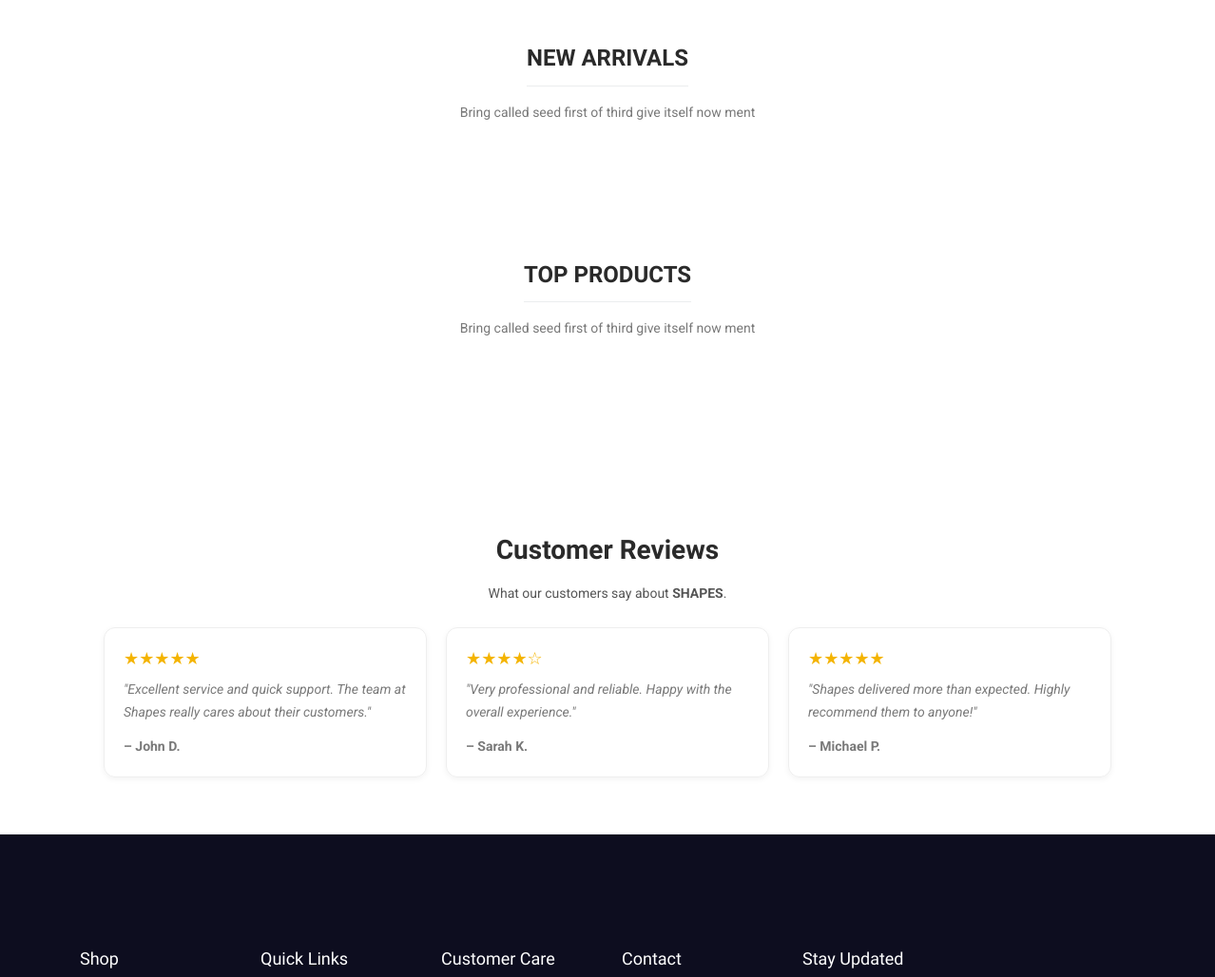
The app's page / (middle part), older data.
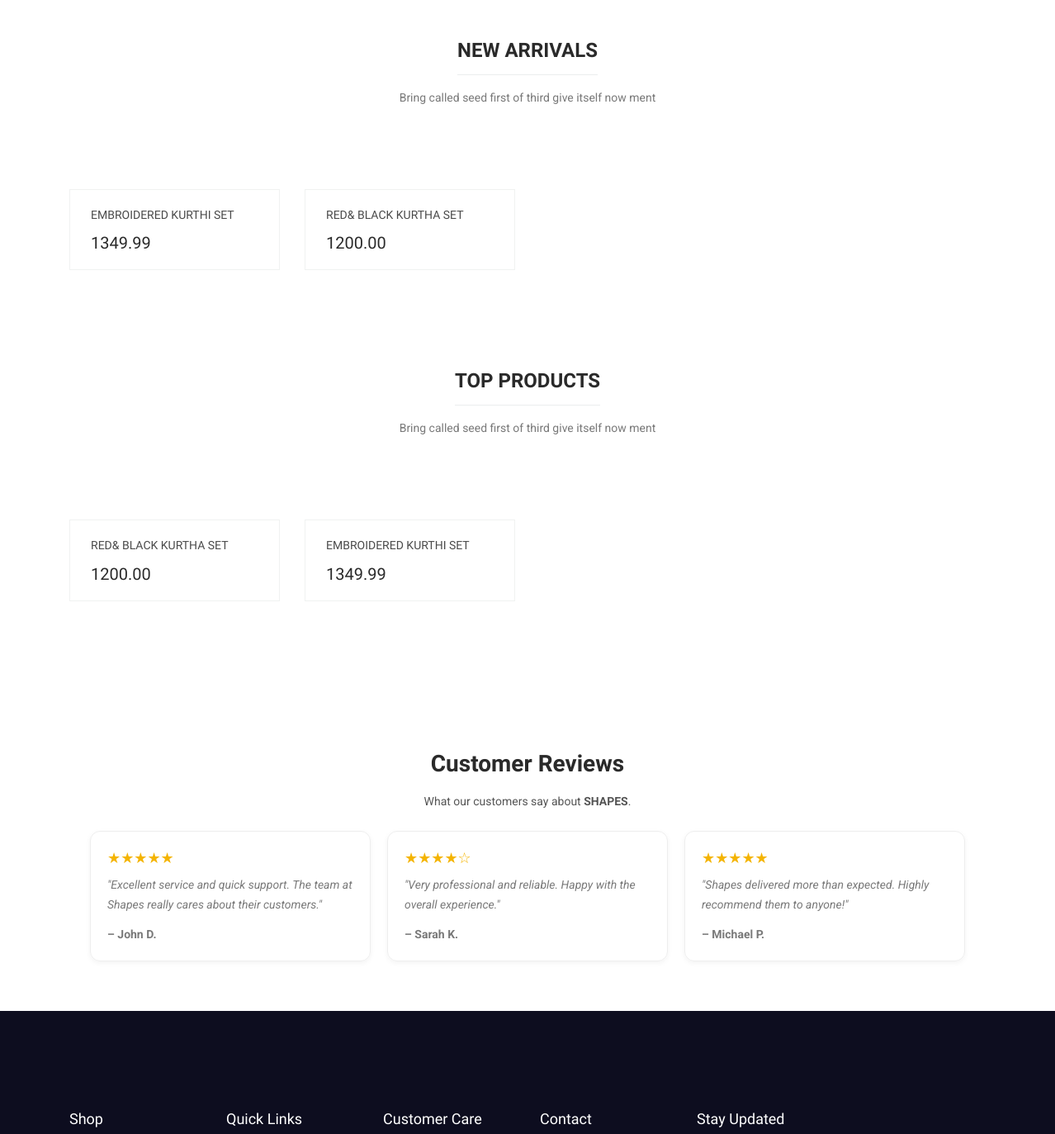
The same page, newer data.
### Shape_App/models.py (models this page shows, shortened)
class tbl_Product(models.Model):
    subcategory = models.ForeignKey(tbl_SubCategory, on_delete=models.CASCADE, related_name="products")
    name = models.CharField(max_length=200)
    description = models.TextField(null=True, blank=True)
    price = models.DecimalField(max_digits=10, decimal_places=2)
    stock = models.PositiveIntegerField()
    material = models.CharField(max_length=100, null=True, blank=True)   # Cotton, Silk, etc.
    brand = models.CharField(max_length=100, null=True, blank=True)
    gender = models.CharField(max_length=10, choices=[
        ('men', 'Men'),
        ('women', 'Women'),
        ('kids', 'Kids'),
        ('unisex', 'Unisex'),
    ], default='unisex')
    status = models.CharField(max_length=10, choices=[('active', 'Active'), ('inactive', 'Inactive')], default='active')
    created_at = models.DateTimeField(auto_now_add=True)
    updated_at = models.DateTimeField(auto_now=True)
    gst_percentage = models.DecimalField(max_digits=5, decimal_places=2, default=0.00)
    image = models.ImageField(upload_to="products/",null=True)
    video=models.FileField(upload_to='Videos/',null=True)

### Shape_App/views.py (the view)
# urls.py: path("",views.index,name="index"),
def index(request):
    f_cat=tbl_Category.objects.filter(status="active")[:4]
    all_cat=tbl_Category.objects.filter(status="active")
    new_pdt=tbl_Product.objects.all().order_by('-id')[:4]
    top_pdt=tbl_Product.objects.all()[:8]
    context={
        "f_cat":f_cat,
        "new_pdt":new_pdt,
        "top_pdt":top_pdt,
        "all_cat":all_cat
    }
    return render(request,"index.html",context)

### templates/index.html (shortened to what the changed rows need)
<!DOCTYPE html>
{% load static %}
<html lang="en">
<head>
  <link rel="stylesheet" href="{% static 'css/bootstrap.css' %}" />
  <link rel="stylesheet" href="{% static 'vendors/linericon/style.css' %}" />
  <link rel="stylesheet" href="{% static 'css/font-awesome.min.css' %}" />
  <link rel="stylesheet" href="{% static 'css/themify-icons.css' %}" />
  <link rel="stylesheet" href="{% static 'css/flaticon.css' %}" />
  <link rel="stylesheet" href="{% static 'vendors/owl-carousel/owl.carousel.min.css' %}" />
  <link rel="stylesheet" href="{% static 'vendors/lightbox/simpleLightbox.css' %}" />
  <link rel="stylesheet" href="{% static 'vendors/nice-select/css/nice-select.css' %}" />
  <link rel="stylesheet" href="{% static 'vendors/animate-css/animate.css' %}" />
  <link rel="stylesheet" href="{% static 'vendors/jquery-ui/jquery-ui.css' %}" />
  <link rel="stylesheet" href="{% static 'css/style.css' %}" />
  <link rel="stylesheet" href="{% static 'css/responsive.css' %}" />
</head>
<body>
  <section class="inspired_product_area section_gap_bottom_custom mt-5">
    <div class="container">
      <div class="row justify-content-center">
        <div class="col-lg-12">
          <div class="main_title">
            <h2><span>New Arrivals</span></h2>
          </div>
        </div>
      </div>
      <div class="row">
        {% for i in new_pdt %}
        <div class="col-lg-3 col-md-6">
          <div class="single-product">
            <div class="product-img">
            </div>
            <div class="product-btm">
              <a href="#" class="d-block">
                <h4>{{i.name}}</h4>
              </a>
              <div class="mt-3">
                <span class="mr-4">{{i.price}}</span>
              </div>
            </div>
          </div>
        </div>
        {% endfor %}
      </div>
    </div>
  </section>
  <section class="inspired_product_area section_gap_bottom_custom">
    <div class="container">
      <div class="row justify-content-center">
        <div class="col-lg-12">
          <div class="main_title">
            <h2><span>Top Products</span></h2>
          </div>
        </div>
      </div>
      <div class="row">
        {% for i in top_pdt %}
        <div class="col-lg-3 col-md-6">
          <div class="single-product">
            <div class="product-img">
            </div>
            <div class="product-btm">
              <a href="#" class="d-block">
                <h4>{{i.name}}</h4>
              </a>
              <div class="mt-3">
                <span class="mr-4">{{i.price}}</span>
              </div>
            </div>
          </div>
        </div>
        {% endfor %}
      </div>
    </div>
  </section>
<section style="max-width: 1100px; margin: 40px auto; padding: 20px;">
  <h2 style="font-size: 28px; font-weight: bold; margin-bottom: 16px; text-align: center;">
    Customer Reviews
  </h2>
</section>
</body>
</html>

Row changes from the older to the newer data that the page shows:
added tbl_Product: name "EMBROIDERED KURTHI SET", price "1349.99"
added tbl_Product: name "RED& BLACK KURTHA SET", price "1200.00"
